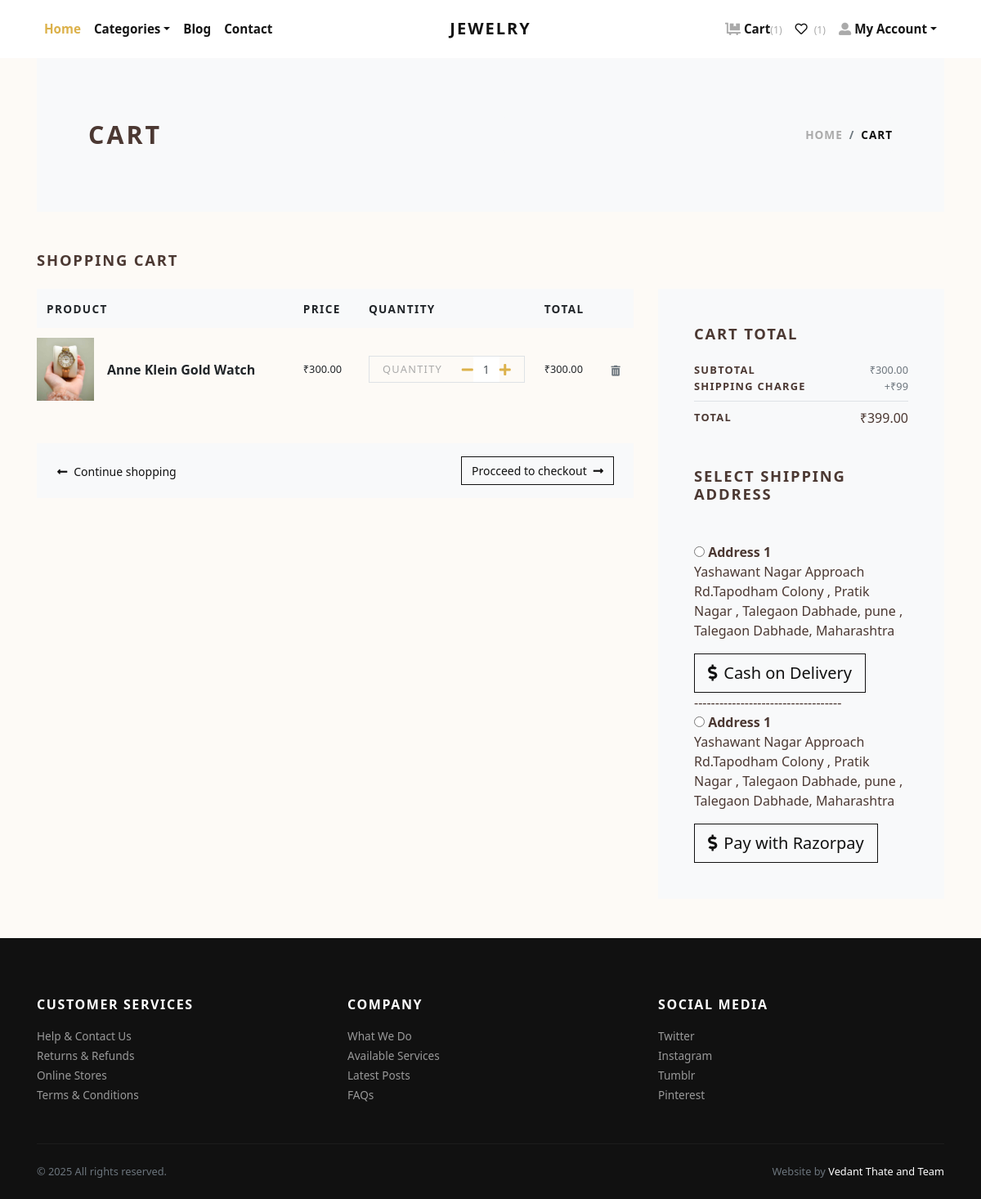
Page /cart/ (signed in) on the earlier database version.
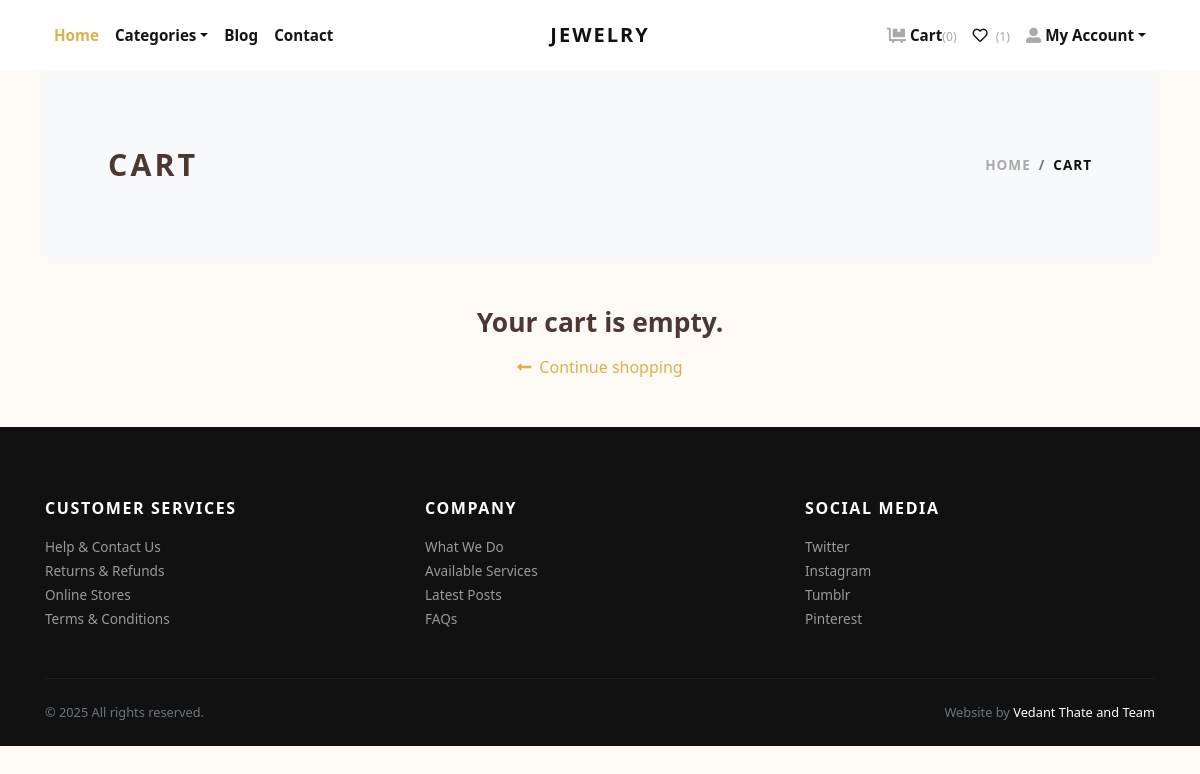
Same page on the later database version.
### store/models.py (models this page shows, shortened)
class Cart(models.Model):
    user = models.ForeignKey(User, verbose_name="User", on_delete=models.CASCADE)
    product = models.ForeignKey(Product, verbose_name="Product", on_delete=models.CASCADE)
    quantity = models.PositiveIntegerField(default=1, verbose_name="Quantity")
    created_at = models.DateTimeField(auto_now_add=True, verbose_name="Created Date")
    updated_at = models.DateTimeField(auto_now=True, verbose_name="Updated Date")
    @property
    def total_price(self):
        return self.quantity * self.product.price

class Product(models.Model):
    title = models.CharField(max_length=150, verbose_name="Product Title")
    slug = models.SlugField(max_length=160, verbose_name="Product Slug")
    sku = models.CharField(max_length=255, unique=True, verbose_name="Unique Product ID (SKU)")
    short_description = models.TextField(verbose_name="Short Description")
    detail_description = models.TextField(blank=True, null=True, verbose_name="Detail Description")
    product_image = models.ImageField(upload_to='product', blank=True, null=True, verbose_name="Product Image")
    price = models.DecimalField(max_digits=8, decimal_places=2)
    category = models.ForeignKey(Category, verbose_name="Product Categoy", on_delete=models.CASCADE)
    is_active = models.BooleanField(verbose_name="Is Active?")
    is_featured = models.BooleanField(verbose_name="Is Featured?")
    created_at = models.DateTimeField(auto_now_add=True, verbose_name="Created Date")
    updated_at = models.DateTimeField(auto_now=True, verbose_name="Updated Date")
    class Meta:
        verbose_name_plural = 'Products'
        ordering = ('-created_at', )

class Address(models.Model):
    user = models.ForeignKey(User, verbose_name="User", on_delete=models.CASCADE)
    address = models.TextField(default="")
    user_phone_number = models.CharField(max_length=10,default="")
    city = models.CharField(max_length=100,default="")
    state = models.CharField(max_length=100,default="")
    pincode = models.CharField(max_length=10,default="")

### store/views.py (the view)
# urls.py: path('cart/', views.cart, name="cart"),
@login_required
def cart(request):
    user = request.user
    cart_products = Cart.objects.filter(user=user)
    amount, shipping_amount = get_cart_amount_and_order_data(user)
    addresses = Address.objects.filter(user=user)
    context = {
        'cart_products': cart_products,
        'amount': amount,
        'shipping_amount': shipping_amount,
        'total_amount': amount + shipping_amount,
        'addresses': addresses,
    }
    return render(request, 'store/cart.html', context)

### store/context_preprocessors.py (called while the page is built)
def store_menu(request):
    categories = Category.objects.filter(is_active=True)
    context = {
        'categories_menu': categories,
    }
    return context

def cart_menu(request):
    if request.user.is_authenticated:
        cart_items= Cart.objects.filter(user=request.user)
        context = {
            'cart_items': cart_items,
        }
    else:
        context = {}
    return context

### store/views.py (called while the page is built)
def get_cart_amount_and_order_data(user):
    amount = decimal.Decimal(0)
    shipping_amount = decimal.Decimal(99)
    cp = [p for p in Cart.objects.all() if p.user == user]
    if cp:
        for p in cp:
            temp_amount = (p.quantity * p.product.price)
            amount += temp_amount
    return amount, shipping_amount

### templates/store/cart.html (shortened to what the changed rows need)
{% extends 'base.html' %}
{% load static %}
{% load humanize %}
    {% block content %}
      <div class="container">
        <section class="py-5 bg-light">
          <div class="container">
            <div class="row px-4 px-lg-5 py-lg-4 align-items-center">
              <div class="col-lg-6">
                <h1 class="h2 text-uppercase mb-0">Cart</h1>
              </div>
            </div>
          </div>
        </section>
        {% if cart_products %}
        <section class="py-5">
          <h2 class="h5 text-uppercase mb-4">Shopping cart</h2>
          <div class="row">
            <div class="col-lg-8 mb-4 mb-lg-0">
              <div class="table-responsive mb-4">
                <table class="table">
                  <thead class="bg-light">
                    <tr>
                      <th class="border-0" scope="col"> <strong class="text-small text-uppercase">Product</strong></th>
                      <th class="border-0" scope="col"> <strong class="text-small text-uppercase">Price</strong></th>
                      <th class="border-0" scope="col"> <strong class="text-small text-uppercase">Quantity</strong></th>
                      <th class="border-0" scope="col"> <strong class="text-small text-uppercase">Total</strong></th>
                      <th class="border-0" scope="col"> </th>
                    </tr>
                  </thead>
                  <tbody>
                    {% for cart_product in cart_products %}
                    <tr>
                      <th class="pl-0 border-0" scope="row">
                        <div class="media align-items-center">
                          {% if cart_product.product.product_image %}
                            <a class="reset-anchor d-block animsition-link" href="{% url 'store:product-detail' cart_product.product.slug %}"><img src="{{cart_product.product.product_image.url}}" alt="{{cart_product.product.title}}" width="70px"/></a>
                          {% else %}
                            <a class="reset-anchor d-block animsition-link" href="{% url 'store:product-detail' cart_product.product.slug %}"><img src="{% static 'img/product-detail-3.jpg' %}" alt="{{cart_product.product.title}}" width="70px"/></a>
                          {% endif %}
                          <div class="media-body ml-3"><strong class="h6"><a class="reset-anchor animsition-link" href="{% url 'store:product-detail' cart_product.product.slug %}">{{cart_product.product.title}}</a></strong></div>
                        </div>
                      </th>
                      <td class="align-middle border-0">
                        <p class="mb-0 small">₹{{cart_product.product.price}}</p>
                      </td>
                      <td class="align-middle border-0">
                        <div class="border d-flex align-items-center justify-content-between px-3"><span class="small text-uppercase text-gray headings-font-family">Quantity</span>
                          <div class="quantity">
                            <a href="{% url 'store:minus-cart' cart_product.id %}" class="dec-btn p-0 ml-"><i class="fas fa-minus"></i></a>
                            <input class="form-control form-control-sm border-0 shadow-0 p-0" type="text" value="{{cart_product.quantity}}"/>
                            <a href="{% url 'store:plus-cart' cart_product.id %}" class="inc-btn p-0"><i class="fas fa-plus"></i></a>
                          </div>
                        </div>
                      </td>
                      <td class="align-middle border-0">
                        <p class="mb-0 small">₹{{cart_product.total_price|intcomma}}</p>
                      </td>
                      <td class="align-middle border-0"><a class="reset-anchor" href="{% url 'store:remove-cart' cart_product.id %}"><i class="fas fa-trash-alt small text-muted"></i></a></td>
                    </tr>
                    {% endfor %}
                  </tbody>
                </table>
              </div>
              <div class="bg-light px-4 py-3">
                <div class="row align-items-center text-center">
                  <div class="col-md-6 mb-3 mb-md-0 text-md-left"><a class="btn btn-link p-0 text-dark btn-sm" href="{% url 'store:home' %}"><i class="fas fa-long-arrow-alt-left mr-2"> </i>Continue shopping</a></div>
                  <div class="col-md-6 text-md-right"><a class="btn btn-outline-dark btn-sm" href="{% url 'store:checkout' %}">Procceed to checkout<i class="fas fa-long-arrow-alt-right ml-2"></i></a></div>
                </div>
              </div>
            </div>
            <div class="col-lg-4">
              <div class="card border-0 rounded-0 p-lg-4 bg-light">
                <div class="card-body">
                  <h5 class="text-uppercase mb-4">Cart total</h5>
                  <ul class="list-unstyled mb-0">
                    <li class="d-flex align-items-center justify-content-between"><strong class="text-uppercase small font-weight-bold">Subtotal</strong><span class="text-muted small">₹{{amount|intcomma}}</span></li>
                    <li class="d-flex align-items-center justify-content-between"><strong class="text-uppercase small font-weight-bold">Shipping Charge</strong><span class="text-muted small">+₹{{shipping_amount}}</span></li>
                    <li class="border-bottom my-2"></li>
                    <li class="d-flex align-items-center justify-content-between mb-4"><strong class="text-uppercase small font-weight-bold">Total</strong><span>₹{{total_amount|intcomma}}</span></li>
                  </ul>
                  <h5 class="text-uppercase my-5">Select Shipping Address</h5>
                  <form action="{% url 'store:checkout' %}" id="myform" method='post'>
                    {% if addresses %}
                      {% for address in addresses %}
                        <div class="mb-3">
                        <input type="radio" name="address" value="{{address.id}}"> <strong>Address {{forloop.counter}}</strong> <br>
                       {{address.address}}, {{address.city}}, {{address.state}}
                        </div>
                      {% endfor %}
                    {% endif %}
                    <button type="submit" class="btn btn-dark btn-lg btn-outline-dark" name="payment_method" value="COD" type="submit">
                      <i class="fas fa-dollar-sign mr-2"></i>Cash on Delivery</button>
                  </form>
                  -----------------------------------
                  {% include 'store/payment.html' %}
                </div>
              </div>
            </div>
          </div>
        </section>
        {% else %}
          <div class="text-center py-5">
            <h3 class="mb-3">Your cart is empty.</h3>
            <a href="{% url 'store:home' %}"><i class="fas fa-long-arrow-alt-left mr-2"> </i>Continue shopping</a>
          </div>
        {% endif %}
      </div>
      {% endblock content %}

### templates/navbar.html (shortened to what this page needs)
{% load static %}
      <header class="header bg-white">
        <div class="container px-0 px-lg-3">
          <nav class="navbar navbar-expand-lg navbar-light py-3 px-lg-0"><a class="navbar-brand" href="{% url 'store:home' %}"><span class="font-weight-bold text-uppercase text-dark">Jewelry</span></a>
            <div class="collapse navbar-collapse" id="navbarSupportedContent">
              <ul class="navbar-nav mr-auto">
                <li class="nav-item">
                  <a class="nav-link active" href="{% url 'store:home' %}">Home</a>
                </li>
                <li class="nav-item dropdown"><a class="nav-link dropdown-toggle" id="pagesDropdown" href="#" data-toggle="dropdown" aria-haspopup="true" aria-expanded="false">Categories</a>
                </li>
                <li class="nav-item">
                  <a class="nav-link" href="{% url 'store:blog_list' %}">Blog</a>
                </li>
                <li class="nav-item">
                  <a class="nav-link" href="{% url 'store:contact' %}">Contact</a>
                </li>
              </ul>
              <ul class="navbar-nav ml-auto">
                {% if request.user.is_authenticated %}
                  <li class="nav-item"><a class="nav-link" href="{% url 'store:cart' %}"> <i class="fas fa-dolly-flatbed mr-1 text-gray"></i>Cart<small class="text-gray">({{cart_items.count}})</small></a></li>
                  <li class="nav-item">
                    <a class="nav-link" href="{% url 'store:wishlist' %}">
                      <i class="far fa-heart mr-1"></i>
                      <small class="text-gray">({{ user.wishlist_set.count }})</small>
                    </a>
                  </li>
                  <li class="nav-item dropdown"><a class="nav-link dropdown-toggle" id="pagesDropdown" href="#" data-toggle="dropdown" aria-haspopup="true" aria-expanded="false"><i class="fas fa-user-alt mr-1 text-gray"></i>My Account</a></a>
                </li>
                {% else %}
                  <li class="nav-item"><a class="nav-link" href="{% url 'store:login' %}">Login</a></li>
                  <li class="nav-item"><a class="nav-link" href="{% url 'store:register' %}">Create Account</a></li>
                {% endif %}
              </ul>
            </div>
          </nav>
        </div>
      </header>

### templates/store/payment.html (shortened to what this page needs)
{% block payment-gateway %}
<form method="post" action="{% url 'store:generate-payment' %}">
    {% if addresses %}
      {% for address in addresses %}
        <div class="mb-3">
        <input type="radio" name="address" value="{{address.id}}"> <strong>Address {{forloop.counter}}</strong> <br>
       {{address.address}}, {{address.city}}, {{address.state}}
        </div>
      {% endfor %}
    {% endif %}
    <button type="submit" class="btn btn-dark btn-lg btn-outline-dark" id="rzp-button1" name="payment_method" value="Online" type="submit">
        <i class="fas fa-dollar-sign mr-2"></i>Pay with Razorpay</button>
</form>
{% endblock payment-gateway %}

Differences in the rows shown:
removed Cart: product.product_image (picture), product "Anne Klein Gold Watch", product.price "300.00", quantity "1", total_price "300.00"
no longer on this page (row unchanged): Address: address "Yashawant Nagar Approach Rd.Tapodham Colony , Pratik Nagar , Talegaon Dabhade", city "pune , Talegaon Dabhade", state "Maharashtra"
Other differences:
{{ cart_items.count }}: "1" → "0"
{{ amount|intcomma }}: "300.00" → (not shown)
{{ shipping_amount }}: "99" → (not shown)
{{ total_amount|intcomma }}: "399.00" → (not shown)
text no longer shown: "SHOPPING CART PRODUCT PRICE QUANTITY TOTAL Procceed to checkout CART TOTAL SUBTOTAL ₹ SHIPPING CHARGE +₹ TOTAL ₹ SELECT SHIPPING ADDRESS Cash on Delivery ----------------------------------- Pay with Razorpay"
text now shown: "Your cart is empty."
